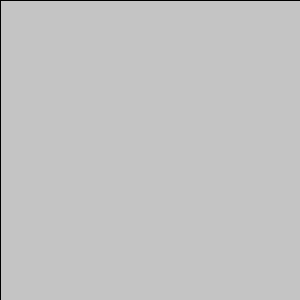
Frame 1 (no input)
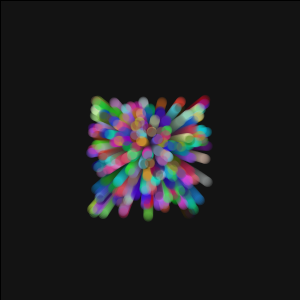
Frame 60 (the mouse pressed at the canvas centre just before this capture)
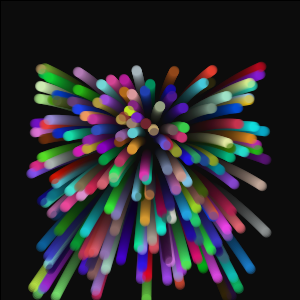
Frame 120 (the mouse held since frame 60 and released just before this capture)

The Processing sketch that drew these frames (run headless with seeded random() and noise(); from frame 60 on, the mouse is pressed at the canvas centre):

// Processing sketch: processing_138859
// ── processing_138859.pde

int cantidad;
particula[] parts;

void setup(){
  size(300,300);
  
  cantidad = 200;
  parts = new particula[cantidad];
  
  for(int i=0; i<cantidad; i++){
    PVector ini= new PVector(width/2,height/2);
    parts[i]= new particula(ini);
  }
}

void draw(){
  fill(0, 10);
  rect(0, 0, width, height);
  
  for(int i=0; i<cantidad; i++){
    parts[i].display();
    parts[i].update();
  }
}

class particula {
  PVector position;
  PVector velocity;
  PVector acceleration;
  int transparencia;
  int size;
  color col;
  
  particula (PVector initial){
    position = initial.get();
    velocity = new PVector(random(-1,1),random(-1,1));
    acceleration = new PVector(0,0.005);
    transparencia = 0;
    size= (int)random (10,20);
    col= color(random(255),random(255),random(255));
    
  }
  
  void update(){
    if( (position.x<=0) || (position.x>=width) ) { velocity.x = velocity.x * -1;}
    if( (position.y<=0) || (position.y>=width) ) { velocity.y = velocity.y * -1;}
    
    position.add(velocity);
    velocity.add(acceleration);
    if(transparencia<100)transparencia++;
  }
  
  void display(){
    fill(col,transparencia);
    noStroke();
    ellipse(position.x,position.y,10,10);
  }
  
}
